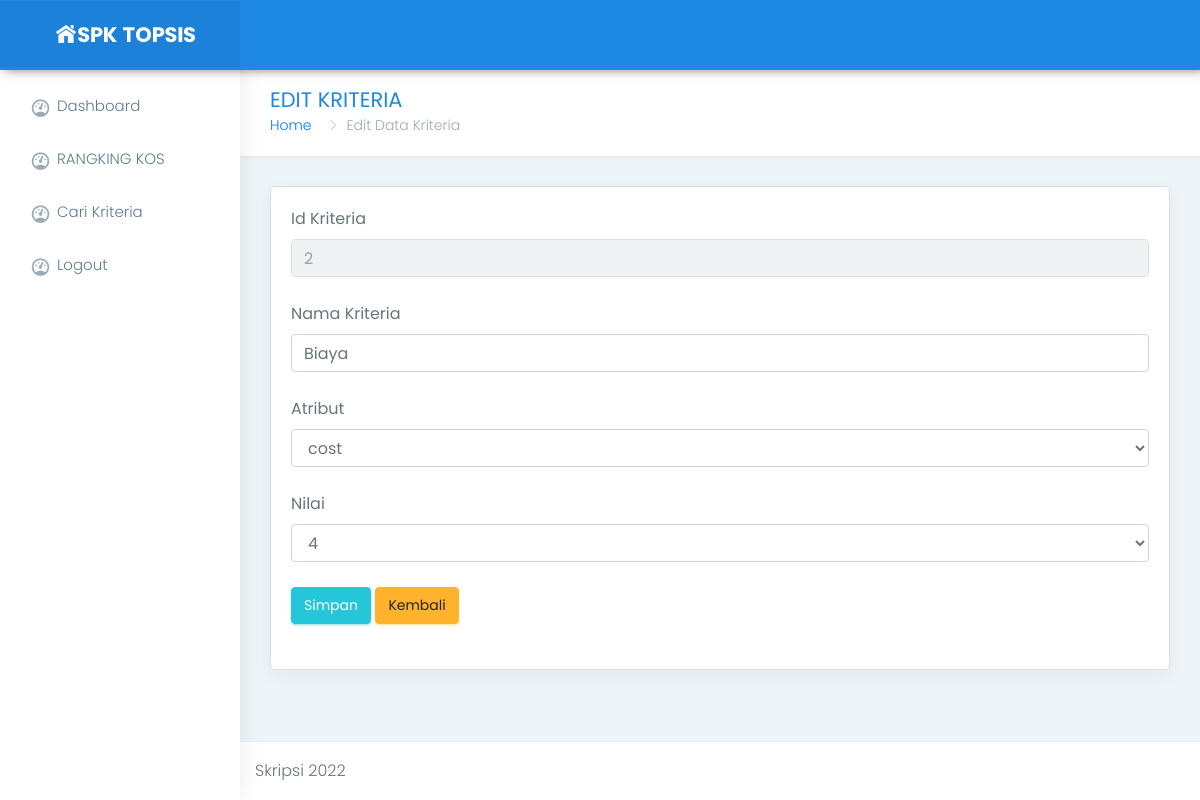
Screenshot of /indekos/editkriteria.php?idk=2 (signed in) with the database file from the repository.
### tables this page shows
CREATE TABLE `kriteria` (
  `id_kriteria` int(11) NOT NULL,
  `atribut` varchar(50) NOT NULL,
  `bobot_nilai` varchar(50) NOT NULL,
  `nama_kriteria` varchar(50) NOT NULL
);

### indekos/editkriteria.php (the view, shortened to what this page needs)
<?php
include "header.php";
include "menu.php";
include("connect.php");
?>
    <?php
    $id=$_GET['idk'];
    $show_kelas="SELECT * FROM kriteria WHERE id_kriteria='$id'";
    $hasil_kelas=mysql_query($show_kelas,$koneksi);
    $view_kelas=mysql_fetch_row($hasil_kelas);
    ?>
<div class="page-wrapper">
            <div class="container-fluid">
                <div class="row page-titles">
                    <div class="col-md-5 col-8 align-self-center">
                        <h3 class="text-themecolor m-b-0 m-t-0">EDIT KRITERIA</h3>
                        <ol class="breadcrumb">
                            <li class="breadcrumb-item"><a href="javascript:void(0)">Home</a></li>
                            <li class="breadcrumb-item active">Edit Data Kriteria</li>
                        </ol>
                    </div>
                </div>
                <div class="row">
                    <div class="col-12">
                        <div class="card">
                            <div class="card-block">
                  <form action="" method="post" enctype="multipart/form-data">
                                <div class="form-group">
                                <label>Id Kriteria</label>
                                <input readonly type="text" class="form-control" name="id_kriteria" value="<?php print($view_kelas[0]);?>"/>
                              </div>
                              <div class="form-group">
                                <label>Nama Kriteria</label>
                                <input type="text" class="form-control" name="nama_kriteria" value="<?php print($view_kelas[3]);?>"/>
                              </div>
                              <div class="form-group">
                                <label>Atribut</label>
                                <select class="form-control" name="atribut">
                                              <?php
                                              if ($view_kelas[1]=='benefit'){
                                                echo '
                                                <option value="benefit" selected>benefit</option>
                                                <option value="cost">cost</option>
                                                ';
                                              } else {
                                                echo '
                                                <option value="benefit">benefit</option>
                                                <option value="cost" selected>cost</option>
                                                ';
                                              }
                                              ?>
                                            </select>
                              </div>
                              <div class="form-group">
                                <label>Nilai</label>
                                <select class="form-control" name="nilai">
                                              <?php
                                              if ($view_kelas[2]=='1'){
                                                echo '
                                                <option value="1" selected>1</option>
                                                <option value="2">2</option>
                                                <option value="3">3</option>
                                                <option value="4">4</option>
                                                <option value="5">5</option>
                                                ';
                                              } else if ($view_kelas[2]=='4') {
                                                echo '
                                                <option value="1">1</option>
                                                <option value="2">2</option>
                                                <option value="3">3</option>
                                                <option value="4" selected>4</option>
                                                <option value="5">5</option>
                                                ';
                                              }
                                              ?>
                                            </select>
                              </div>
                              <div class="form-group">
                                <input class="btn btn-success" type="submit" value="Simpan" />
                                <a class="btn btn-warning" href="kriteria.php">Kembali</a>
                              </div>
                            </form>
                            </div>
                        </div>
                    </div>
                </div>
            </div>
<?php
include "footer.php";
?>

### indekos/css/colors/blue.css (style rules this page uses)
.text-themecolor { color: #1e88e5 !important; }

### rows the page displays
kriteria: id_kriteria "2", nama_kriteria "Biaya", atribut "cost", nilai "4"
